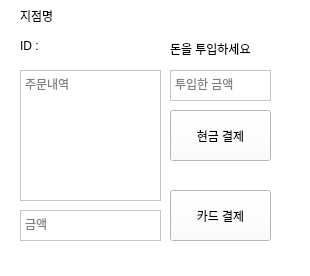
<?xml version="1.0" encoding="UTF-8"?>
<ui version="4.0">
 <class>MainWindow</class>
 <widget class="QMainWindow" name="MainWindow">
  <property name="geometry">
   <rect>
    <x>0</x>
    <y>0</y>
    <width>310</width>
    <height>276</height>
   </rect>
  </property>
  <property name="windowTitle">
   <string>MainWindow</string>
  </property>
  <property name="styleSheet">
   <string notr="true">background-color: rgb(255, 255, 255);</string>
  </property>
  <widget class="QWidget" name="centralwidget">
   <widget class="QLabel" name="label_38">
    <property name="geometry">
     <rect>
      <x>170</x>
      <y>40</y>
      <width>101</width>
      <height>17</height>
     </rect>
    </property>
    <property name="text">
     <string>돈을 투입하세요</string>
    </property>
   </widget>
   <widget class="QTextEdit" name="textEdit">
    <property name="geometry">
     <rect>
      <x>170</x>
      <y>70</y>
      <width>101</width>
      <height>31</height>
     </rect>
    </property>
    <property name="placeholderText">
     <string>투입한 금액</string>
    </property>
   </widget>
   <widget class="QPushButton" name="pushButton_15">
    <property name="geometry">
     <rect>
      <x>170</x>
      <y>110</y>
      <width>101</width>
      <height>51</height>
     </rect>
    </property>
    <property name="text">
     <string>현금 결제</string>
    </property>
   </widget>
   <widget class="QPushButton" name="pushButton_16">
    <property name="geometry">
     <rect>
      <x>170</x>
      <y>190</y>
      <width>101</width>
      <height>51</height>
     </rect>
    </property>
    <property name="text">
     <string>카드 결제</string>
    </property>
   </widget>
   <widget class="QTextBrowser" name="textBrowser">
    <property name="geometry">
     <rect>
      <x>20</x>
      <y>70</y>
      <width>141</width>
      <height>131</height>
     </rect>
    </property>
    <property name="placeholderText">
     <string>주문내역</string>
    </property>
   </widget>
   <widget class="QTextBrowser" name="textBrowser_2">
    <property name="geometry">
     <rect>
      <x>20</x>
      <y>210</y>
      <width>141</width>
      <height>31</height>
     </rect>
    </property>
    <property name="placeholderText">
     <string>금액</string>
    </property>
   </widget>
   <widget class="QLabel" name="label_7">
    <property name="geometry">
     <rect>
      <x>20</x>
      <y>40</y>
      <width>56</width>
      <height>12</height>
     </rect>
    </property>
    <property name="text">
     <string>ID : </string>
    </property>
   </widget>
   <widget class="QLabel" name="label_9">
    <property name="geometry">
     <rect>
      <x>50</x>
      <y>40</y>
      <width>56</width>
      <height>12</height>
     </rect>
    </property>
    <property name="text">
     <string/>
    </property>
   </widget>
   <widget class="QLabel" name="label">
    <property name="geometry">
     <rect>
      <x>20</x>
      <y>10</y>
      <width>56</width>
      <height>12</height>
     </rect>
    </property>
    <property name="text">
     <string>지점명</string>
    </property>
   </widget>
  </widget>
 </widget>
 <resources/>
 <connections/>
</ui>
